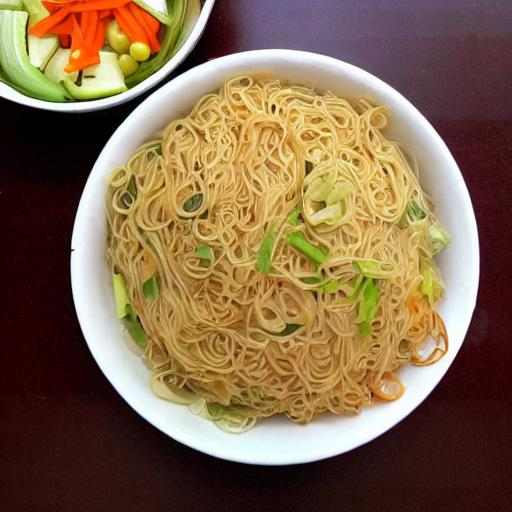
#> input picture test_img/0.jpg, 512 x 512 px, found by its file name
$ python similaraty_naive.py
#> lines starting #> are read from the running program, lines starting #| are printed output that depends on the picture; long printed decimals are rounded
import cv2
import numpy as np
from sklearn.metrics.pairwise import cosine_similarity

sample_amount = 20

class num_one:
  # 建構式(Constructor)
  def __init__(self, num=0, value=0.0):
    self.num = num  # 圖片號碼(Attribute)
    self.value = value  # 相似度(Attribute)
  # 方法(Method)
  def info(self):
    print(f"#1 number = \"{self.num}\" ,  sim_value = \"{self.value}\" ")

target = num_one()

def image_to_vector(image):
    # 将图片展平成一维向量
    return image.flatten().reshape(1, -1)

# 读取图片
img_input = cv2.imread('/app/sum_project/archive/training/Bread/0.jpg')
#> img_input is the input picture: shape (512, 512, 3); mean B, G, R 76.2, 105.8, 132.3

for eva_num in range(sample_amount):
    img_eva = cv2.imread(f'/app/sum_project/archive/training/Bread/{eva_num}.jpg')

    # 确保图片大小相同
    if img_input.shape != img_eva.shape:
        img_input = cv2.resize(img_input, (img_eva.shape[1], img_eva.shape[0]))

    # 转换为灰度图像（如果需要，可以省略这一步）
    img_input_gray = cv2.cvtColor(img_input, cv2.COLOR_BGR2GRAY)
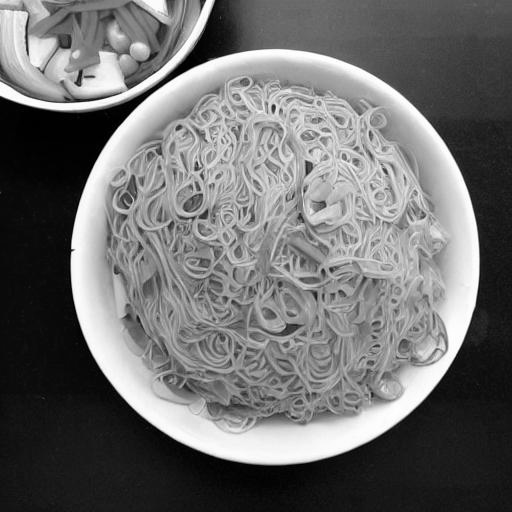
#> img_input_gray: shape (512, 512); min 0, max 255, mean 110.4
    img_eva_gray = cv2.cvtColor(img_eva, cv2.COLOR_BGR2GRAY)

    # 将图片转换为向量
    vector1 = image_to_vector(img_input_gray)
    vector2 = image_to_vector(img_eva_gray)

    # 计算余弦相似度
    cos_sim = cosine_similarity(vector1, vector2)
#> cos_sim = [1]

    if(cos_sim[0][0] >= target.value):
        target.value = cos_sim[0][0]
#> target.value = 1
        target.num = eva_num

    print(f'pic_num = /app/sum_project/archive/training/Bread/{eva_num}.jpg')
    print(f"Cosine Similarity: {cos_sim[0][0]}")
#| Cosine Similarity: 1.000
#> pass 2 of the loop `for eva_num in range(sample_amount):`:
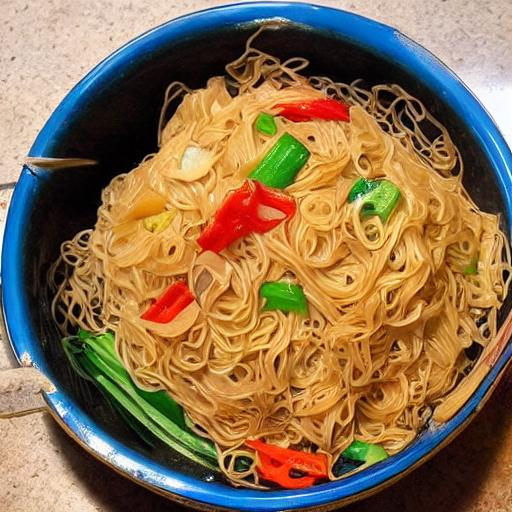
#> input picture test_img/1.jpg, 512 x 512 px, found by its file name
#> img_eva is the input picture: shape (512, 512, 3); mean B, G, R 79.2, 113.7, 141.4
#> `img_eva_gray = cv2.cvtColor(img_eva, cv2.COLOR_BGR2GRAY)`:
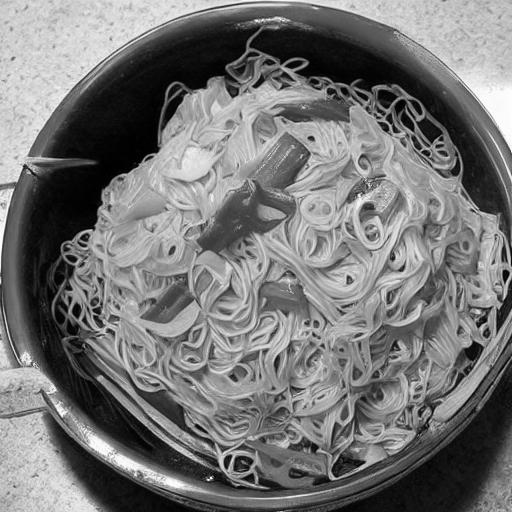
#> img_eva_gray: shape (512, 512); min 0, max 255, mean 118
#> cos_sim = [0.766]
#| Cosine Similarity: 0.7659
#> pass 3 of the loop `for eva_num in range(sample_amount):`:
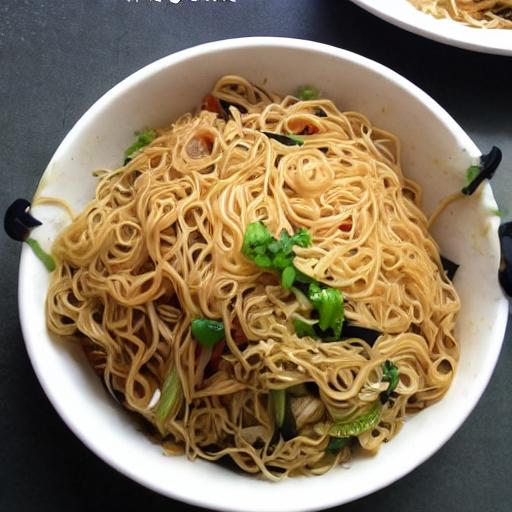
#> input picture test_img/2.jpg, 512 x 512 px, found by its file name
#> img_eva is the input picture: shape (512, 512, 3); mean B, G, R 90.5, 117.8, 136.1
#> `img_eva_gray = cv2.cvtColor(img_eva, cv2.COLOR_BGR2GRAY)`:
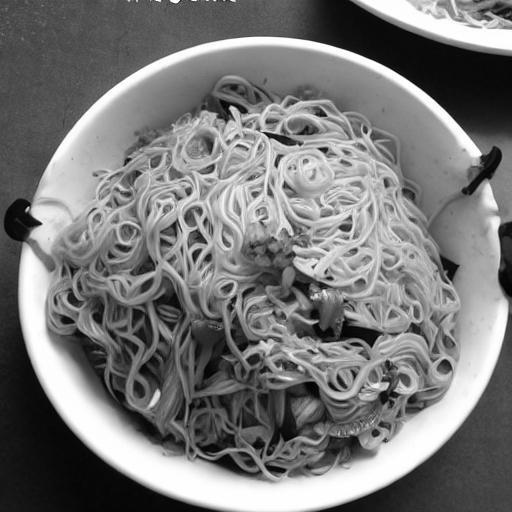
#> img_eva_gray: shape (512, 512); min 0, max 255, mean 120.2
#> cos_sim = [0.704]
#| Cosine Similarity: 0.7037
#> (the run stopped early here; a loop or call above may not have finished)
